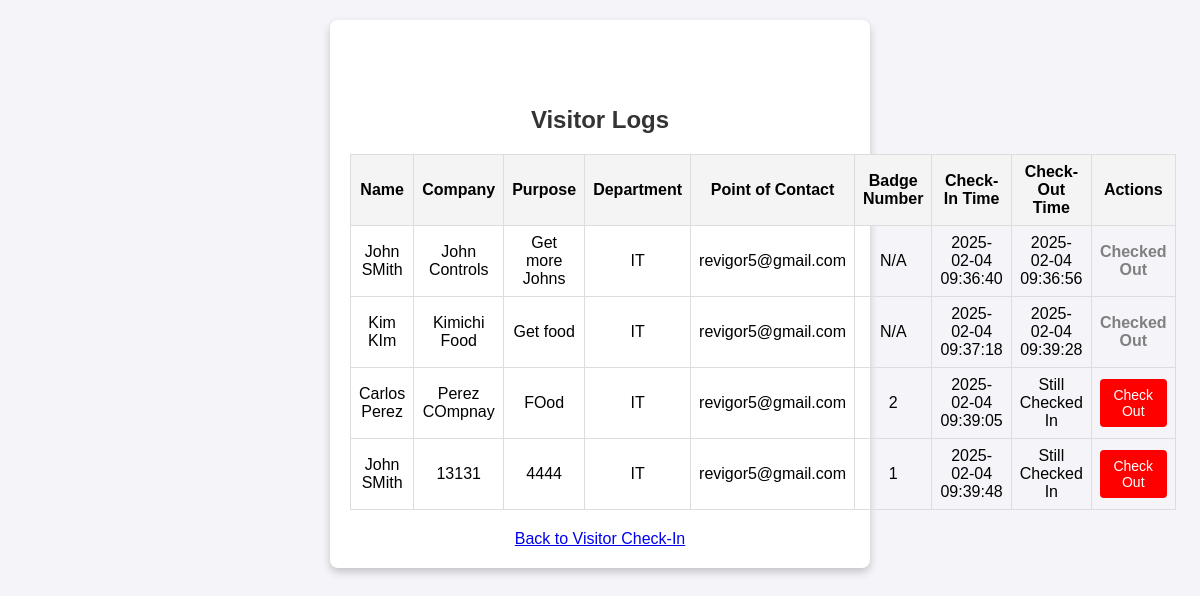
/visitor_logs, run on the app's committed database.
### app.py (models this page shows)
class Visitor(db.Model):
    id = db.Column(db.Integer, primary_key=True)
    name = db.Column(db.String(100), nullable=False)
    company_name = db.Column(db.String(100), nullable=False)
    purpose = db.Column(db.String(200), nullable=False)
    department = db.Column(db.String(50), nullable=False)
    personnel = db.Column(db.String(100), nullable=False)
    photo_path = db.Column(db.String(200), nullable=True)
    badge_number = db.Column(db.Integer, nullable=True)  # Assigned badge number
    check_in_time = db.Column(db.DateTime, default=lambda: datetime.now(pytz.utc).astimezone(LOCAL_TZ).replace(microsecond=0))
    check_out_time = db.Column(db.DateTime, nullable=True)  # Set check_out_time as nullable

### app.py (the view)
@app.route("/visitor_logs")
def visitor_logs():
    visitors = Visitor.query.all()
    return render_template("visitor_logs.html", visitors=visitors)

### templates/visitor_logs.html (shortened to what this page needs)
<!DOCTYPE html>
<html lang="en">
<head>
    <link rel="stylesheet" href="{{ url_for('static', filename='styles.css') }}">
</head>
<body>
    <div class="container">
        <h1>Visitor Logs</h1>
        <table>
            <thead>
                <tr>
                    <th>Name</th>
                    <th>Company</th>
                    <th>Purpose</th>
                    <th>Department</th>
                    <th>Point of Contact</th>
                    <th>Badge Number</th>
                    <th>Check-In Time</th>
                    <th>Check-Out Time</th>
                    <th>Actions</th>
                </tr>
            </thead>
            <tbody>
                {% for visitor in visitors %}
                <tr>
                    <td>{{ visitor.name }}</td>
                    <td>{{ visitor.company_name }}</td>
                    <td>{{ visitor.purpose }}</td>
                    <td>{{ visitor.department }}</td>
                    <td>{{ visitor.personnel }}</td>
                    <td>{{ visitor.badge_number if visitor.badge_number else 'N/A' }}</td>
                    <td>{{ visitor.check_in_time }}</td>
                    <td>{{ visitor.check_out_time if visitor.check_out_time else 'Still Checked In' }}</td>
                    <td>
                        {% if not visitor.check_out_time %}
                            <form method="POST" action="{{ url_for('visitor_checkout', visitor_id=visitor.id) }}" style="display:inline;">
                                <button type="submit" class="checkout-button">Check Out</button>
                            </form>
                        {% else %}
                            <span class="checked-out">Checked Out</span>
                        {% endif %}
                    </td>
                </tr>
                {% endfor %}
            </tbody>
        </table>
        <a href="/">Back to Visitor Check-In</a>
    </div>
</body>
</html>

### static/styles.css (style rules this page uses)
body { font-family: Arial, sans-serif; background-color: #f4f4f9; margin: 0; padding: 0; display: flex; justify-content: center; align-items: flex-start; min-height: 100vh; }
.container { background: #ffffff; border-radius: 8px; box-shadow: 0 4px 8px rgba(0, 0, 0, 0.2); width: 90%; max-width: 500px; padding: 20px; text-align: center; margin-top: 20px; padding-top: 70px; }
h1 { color: #333; margin-bottom: 20px; font-size: 24px; text-align: center; word-wrap: break-word; }
form { margin-top: 20px; }
button { background-color: #4CAF50; color: white; padding: 10px 20px; border: none; border-radius: 4px; cursor: pointer; font-size: 16px; }
table { width: 100%; border-collapse: collapse; margin: 20px 0; }
table th, table td { border: 1px solid #ddd; padding: 8px; text-align: center; }
table th { background-color: #f4f4f4; }
button { flex: 1; text-align: center; }
.checkout-button { background-color: red; color: white; border: none; padding: 8px 12px; font-size: 14px; cursor: pointer; border-radius: 4px; transition: background-color 0.3s ease; }
.checked-out { color: gray; font-weight: bold; }

### data on the page
Visitor: name "John SMith", company_name "John Controls", purpose "Get more Johns", department "IT", personnel "revigor5@gmail.com", badge_number "N/A", check_in_time "2025-02-04 09:36:40", check_out_time "2025-02-04 09:36:56", shows "Checked Out"
Visitor: name "Kim KIm", company_name "Kimichi Food", purpose "Get food", department "IT", personnel "revigor5@gmail.com", badge_number "N/A", check_in_time "2025-02-04 09:37:18", check_out_time "2025-02-04 09:39:28", shows "Checked Out"
Visitor: name "Carlos Perez", company_name "Perez COmpnay", purpose "FOod", department "IT", personnel "revigor5@gmail.com", badge_number "2", check_in_time "2025-02-04 09:39:05", check_out_time "Still Checked In"
Visitor: name "John SMith", company_name "13131", purpose "4444", department "IT", personnel "revigor5@gmail.com", badge_number "1", check_in_time "2025-02-04 09:39:48", check_out_time "Still Checked In"
